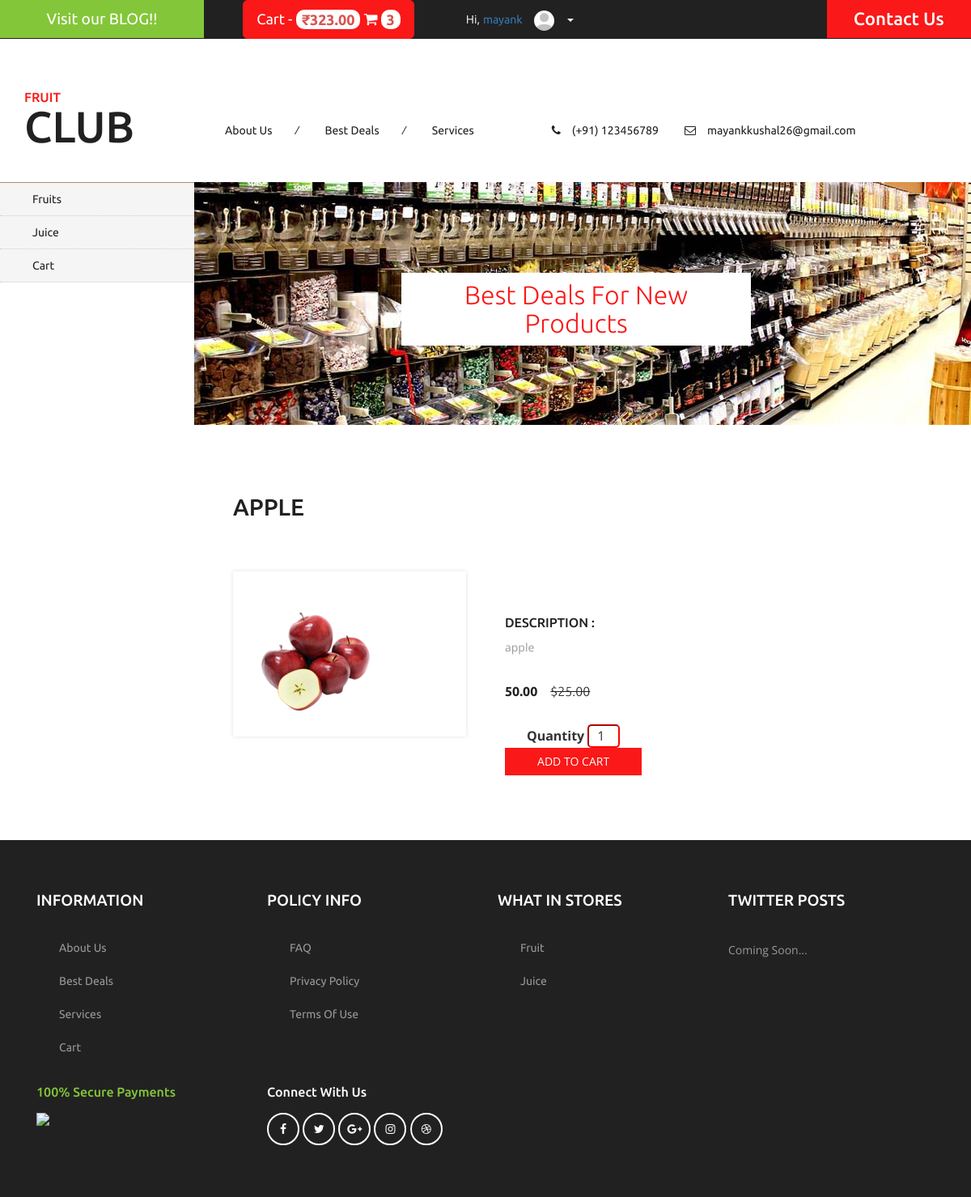
Page /product/apple (signed in) on the committed database.
### fruitclub/models.py (models this page shows, shortened)
class Cart(models.Model):
	user = models.ForeignKey(User)
	product = models.ForeignKey(Product)
	quantity = models.IntegerField(default=0)

class Product(models.Model):
	category = models.ForeignKey(Category, related_name='category')
	name = models.CharField(max_length=300)
	company = models.ForeignKey(Company, related_name="company")
	description = models.CharField(max_length=500)
	date = models.DateTimeField(auto_now_add=True)
	price = models.DecimalField(default=0, max_digits=7, decimal_places=2)
	slug = models.SlugField()

class Profile(models.Model):
	user = models.OneToOneField(User, related_name="profile")
	first_name = models.CharField(max_length=30)
	last_name = models.CharField(max_length=30)
	picture = models.ImageField(default='empty-user-photo.png', upload_to='profile_pictures')
	mobile = models.IntegerField(null=True)

class ProductImage(models.Model):
	product = models.ForeignKey(Product, related_name='images')
	image = models.ImageField(null=True, upload_to='product_images')
	date = models.DateTimeField(auto_now_add=True)

### fruitclub/views.py (the view)
# urls.py: url(r'^product/(?P<product_slug>[\w\-]+)', views.single_product, name='single_product'),
def single_product(request, product_slug):
	product = Product.objects.get(slug=product_slug)
	context_dict = {'product':product}
	return render(request, 'fruitclub/single_product.html', context_dict)

### fruitclub/templatetags/cart_tags.py (called while the page is built)
@register.simple_tag(takes_context=True)
def cart_count(context):
	request = context['request']
	count = 0
	if request.user.is_authenticated():
		count = Cart.objects.filter(user=request.user).count()
	return count

@register.simple_tag(takes_context=True)
def cart_amount(context):
	request = context['request']
	amount = 0
	if request.user.is_authenticated():
		cart = Cart.objects.filter(user=request.user)
		for product in cart:
			amount += product.product.price * product.quantity
	return amount

### templates/fruitclub/single_product.html (shortened to what this page needs)
{% extends 'fruitclub/base.html' %}
{% load staticfiles %}
{% block body_block %}
	<div class="w3l_banner_nav_right_banner3">
				<h3>Best Deals For New Products<span class="blink_me"></span></h3>
			</div>
			<div class="agileinfo_single">
				<h5>{{ product.name }}</h5>
				<div class="col-md-4 agileinfo_single_left">
				{% with product.images.all|first as image %}
					<img id="example" src="{{ image.image.url }}" alt=" " class="img-responsive" />
				{% endwith %}
				</div>
				<div class="col-md-8 agileinfo_single_right">
					<div class="rating1">
						<span class="starRating">
							<label for="rating5">5</label>
							<label for="rating4">4</label>
							<label for="rating3">3</label>
							<label for="rating2">2</label>
							<label for="rating1">1</label>
						</span>
					</div>
					<div class="w3agile_description">
						<h4>Description :</h4>
						<p>{{ product.description }}</p>
					</div>
					<div class="snipcart-item block">
						<div class="snipcart-thumb agileinfo_single_right_snipcart">
							<h4>{{product.price}}<span>$25.00</span></h4>
						</div>
						<div class="snipcart-details agileinfo_single_right_details">
						<label>Quantity</label>
							<input type="number" name="quantity" value=1 id="qty">
							{% if user.is_authenticated %}
								<input type="submit" name="submit" value="Add to cart" class="button" id="add_cart" data-pid="{{ product.id }}" />
							{% else %}
								<input type="submit" name="submit" value="Add to cart" class="button" id="no-cart" />
							{% endif %}
						</div>
					</div>
				</div>
				<div class="clearfix"> </div>
			</div>
{% endblock %}

### templates/fruitclub/base.html (shortened to what this page needs)
<!DOCTYPE html>
{% load staticfiles %}
{% load cart_tags %}
<html>
<head>
<link href="https://maxcdn.bootstrapcdn.com/bootstrap/3.3.7/css/bootstrap.min.css" rel="stylesheet" type="text/css" media="all" />
<link href="{% static 'css/style.css' %}" rel="stylesheet" type="text/css" media="all" />
<link href="https://maxcdn.bootstrapcdn.com/font-awesome/4.7.0/css/font-awesome.min.css" rel="stylesheet" type="text/css" media="all" />
</head>
<body>
	<div class="agileits_header">
		<div class="w3l_offers">
			<a href="{% url 'blog:index' %}">Visit our BLOG!!</a>
		</div>
		<div class="product_list_header">
             <a href="{% url 'cart' %}" class="btn btn-lg btn-danger">Cart - <span class="badge">&#8377;{% cart_amount %}</span> <i class="fa fa-shopping-cart"></i> <span class="badge">{% cart_count %}</span></a>
		</div>
		<div class="w3l_header_right">
			<ul class="topbar list-inline">
			{% if user.is_authenticated  %}
				<li style="color:white;">Hi, <a href="{% url 'profile_page' %}">{{ request.user.profile.first_name }}</a></li>
				<li><a href="{% url 'profile_page' %}"><img class="topbar-profile img-circle" src="{{ request.user.profile.picture.url }}"/></a></li>
			{% else %}
				<li style="color:white;">Hi, Stranger</a></li>
				<li><img class="topbar-profile img-circle" src="{% static 'images/empty-user-photo.png' %}"/></li>
			{% endif %}
				<li class="dropdown profile_details_drop">
					<a href="#" class="dropdown-toggle" data-toggle="dropdown"><span class="caret"></span></a>
				</li>
			</ul>
		</div>
		<div class="w3l_header_right1">
			<h2><a href="#contactModal" data-toggle="modal">Contact Us</a></h2>
		</div>
		<div class="clearfix"> </div>
	</div>
	<div class="logo_products">
		<div class="container">
			<div class="w3ls_logo_products_left">
				<h1><a href="{% url 'index' %}"><span>Fruit</span> Club</a></h1>
			</div>
			<div class="w3ls_logo_products_left1">
				<ul class="special_items">
					<li><a href="{% url 'about' %}">About Us</a><i>/</i></li>
					<li><a href="#">Best Deals</a><i>/</i></li>
					<li><a href="#">Services</a></li>
				</ul>
			</div>
			<div class="w3ls_logo_products_left1">
				<ul class="phone_email">
					<li><i class="fa fa-phone" aria-hidden="true"></i>(+91) 123456789</li>
					<li><i class="fa fa-envelope-o" aria-hidden="true"></i><a href="mailto:mayankkushal26@gmail.com">mayankkushal26@gmail.com</a></li>
				</ul>
			</div>
			<div class="clearfix"> </div>
		</div>
	</div>
<div class="banner">
		<div class="w3l_banner_nav_left">
			<nav class="navbar nav_bottom">
				<div class="collapse navbar-collapse" id="bs-megadropdown-tabs">
					<ul class="nav navbar-nav nav_1">
						<li><a href="{% url 'category' category_slug='fruit' %}">Fruits</a></li>
						<li><a href="{% url 'category' category_slug='juice' %}">Juice</a></li>
						<li><a href="{% url 'cart' %}">Cart</a></li>
					</ul>
				 </div>
			</nav>
		</div>
		<div class="w3l_banner_nav_right">
			{% block body_block %}{% endblock %}
		</div>
		<div class="clearfix"></div>
	</div>
	<div class="footer">
		<div class="container">
			<div class="col-md-3 w3_footer_grid">
				<h3>information</h3>
				<ul class="w3_footer_grid_list">
					<li><a href="{% url 'about' %}">About Us</a></li>
					<li><a href="#">Best Deals</a></li>
					<li><a href="#">Services</a></li>
					<li><a href="{% url 'cart' %}">Cart</a></li>
				</ul>
			</div>
			<div class="col-md-3 w3_footer_grid">
				<h3>policy info</h3>
				<ul class="w3_footer_grid_list">
					<li><a href="faqs.html">FAQ</a></li>
					<li><a href="privacy.html">privacy policy</a></li>
					<li><a href="privacy.html">terms of use</a></li>
				</ul>
			</div>
			<div class="col-md-3 w3_footer_grid">
				<h3>what in stores</h3>
				<ul class="w3_footer_grid_list">
					<li><a href="{% url 'category' category_slug='fruit' %}">Fruit</a></li>
					<li><a href="{% url 'category' category_slug='juice' %}">Juice</a></li>
				</ul>
			</div>
			<div class="col-md-3 w3_footer_grid">
				<h3>twitter posts</h3>
				<ul class="w3_footer_grid_list1">
					<li>Coming Soon...</li>
				</ul>
			</div>
			<div class="clearfix"> </div>
			<div class="agile_footer_grids">
				<div class="col-md-3 w3_footer_grid agile_footer_grids_w3_footer">
					<div class="w3_footer_grid_bottom">
						<h4>100% secure payments</h4>
						<img src="{% static 'images/card.png' %}" alt=" " class="img-responsive" />
					</div>
				</div>
				<div class="col-md-3 w3_footer_grid agile_footer_grids_w3_footer">
					<div class="w3_footer_grid_bottom">
						<h5>connect with us</h5>
						<ul class="agileits_social_icons">
							<li><a href="#" class="facebook"><i class="fa fa-facebook" aria-hidden="true"></i></a></li>
							<li><a href="#" class="twitter"><i class="fa fa-twitter" aria-hidden="true"></i></a></li>
							<li><a href="#" class="google"><i class="fa fa-google-plus" aria-hidden="true"></i></a></li>
							<li><a href="#" class="instagram"><i class="fa fa-instagram" aria-hidden="true"></i></a></li>
							<li><a href="#" class="dribbble"><i class="fa fa-dribbble" aria-hidden="true"></i></a></li>
						</ul>
					</div>
				</div>
				<div class="clearfix"> </div>
			</div>
		</div>
	</div>
</body>
</html>

### rows in the picture
Product: name "APPLE", description "apple", price "50.00"
ProductImage: image (picture)

### other values in the picture
{{ request.user.profile.first_name }} "mayank"
